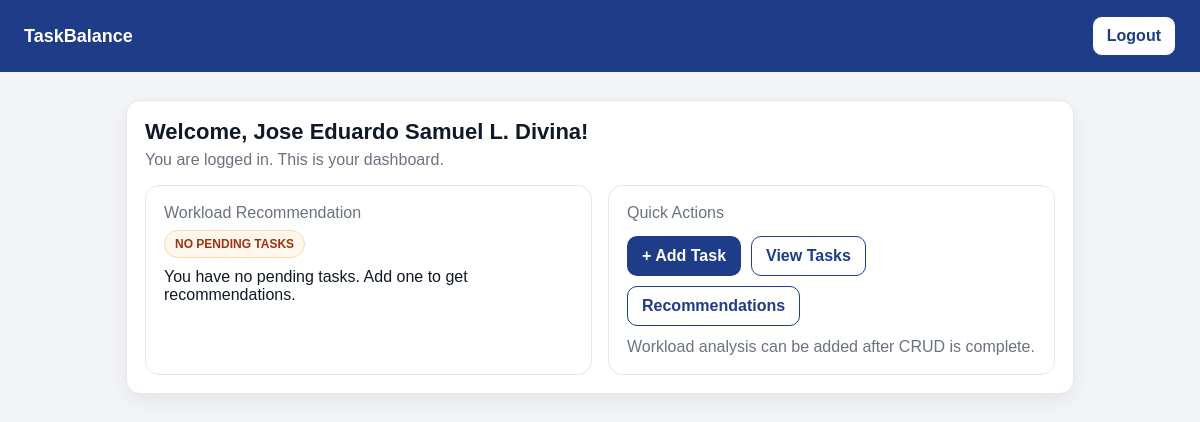
The page /dashboard.php (signed in) on the database as committed earlier.
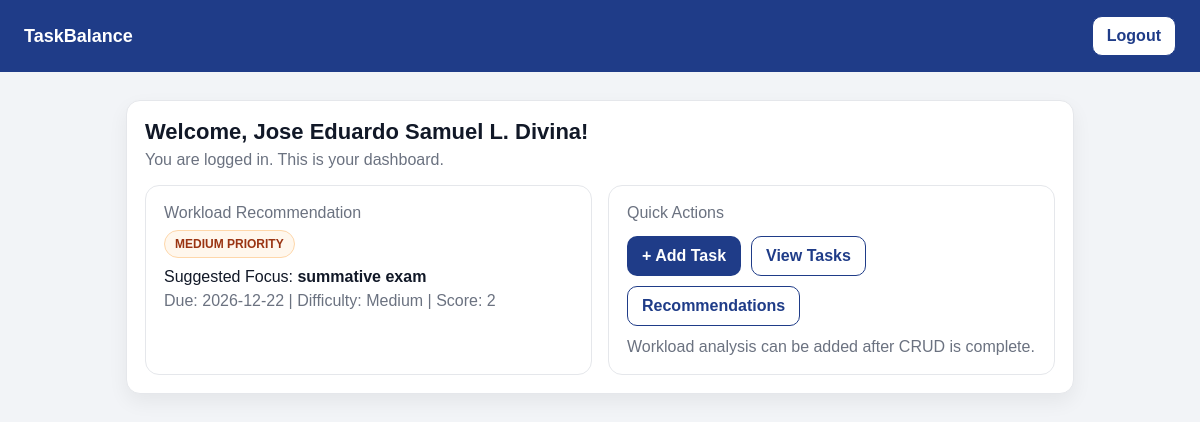
The same page on the database as committed later.
### tables this page shows
CREATE TABLE `tasks` (
  `task_id` int(11) NOT NULL,
  `user_id` int(11) NOT NULL,
  `title` varchar(200) NOT NULL,
  `description` text DEFAULT NULL,
  `due_date` date DEFAULT NULL,
  `priority` enum('Low','Medium','High') DEFAULT 'Medium',
  `difficulty` enum('Easy','Medium','Hard') DEFAULT 'Medium',
  `estimated_hours` int(11) DEFAULT 1,
  `status` enum('Pending','In Progress','Completed') DEFAULT 'Pending',
  `workload_score` int(11) DEFAULT 0,
  `created_at` timestamp NOT NULL DEFAULT current_timestamp(),
  `updated_at` timestamp NOT NULL DEFAULT current_timestamp() ON UPDATE current_timestamp()
);

### dashboard.php (the view, shortened to what this page needs)
<?php
require "config.php";
$full_name = $_SESSION["full_name"];
$user_id = $_SESSION["user_id"];
$stmt = $conn->prepare("
  SELECT title, due_date, priority, difficulty, workload_score
  FROM tasks
  WHERE user_id = ? AND status != 'Completed'
  ORDER BY workload_score DESC, due_date ASC
  LIMIT 1
");
$stmt->bind_param("i", $user_id);
$stmt->execute();
$topTask = $stmt->get_result()->fetch_assoc();
?>
<!doctype html>
<html>
<head>
  <link rel="stylesheet" href="style.css">
</head>
<body>
  <div class="nav">
    <div class="brand">TaskBalance</div>
    <a class="btn btn-outline" href="logout.php">Logout</a>
  </div>
  <div class="container">
    <div class="card">
      <h1>Welcome, <?php echo htmlspecialchars($full_name); ?>!</h1>
      <p class="muted">You are logged in. This is your dashboard.</p>
      <div class="row">
        <div class="card" style="box-shadow:none;">
          <p class="muted" style="margin-bottom:8px;">Workload Recommendation</p>
          <?php if ($topTask): ?>
            <span class="badge">
              <?php echo htmlspecialchars(strtoupper($topTask["priority"])); ?> PRIORITY
            </span>
            <p style="margin-top:10px; margin-bottom:0;">
              Suggested Focus:
              <strong><?php echo htmlspecialchars($topTask["title"]); ?></strong>
            </p>
            <p class="muted" style="margin-top:6px;">
              Due: <?php echo htmlspecialchars($topTask["due_date"]); ?> |
              Difficulty: <?php echo htmlspecialchars($topTask["difficulty"]); ?> |
              Score: <?php echo (int)$topTask["workload_score"]; ?>
            </p>
          <?php else: ?>
            <span class="badge">NO PENDING TASKS</span>
            <p style="margin-top:10px; margin-bottom:0;">
              You have no pending tasks. Add one to get recommendations.
            </p>
          <?php endif; ?>
        </div>
        <div class="card" style="box-shadow:none;">
          <p class="muted" style="margin-bottom:8px;">Quick Actions</p>
          <div class="actions">
            <a class="btn btn-primary" href="add_task.php">+ Add Task</a>
            <a class="btn btn-outline" href="view_tasks.php">View Tasks</a>
            <a class="btn btn-outline" href="recommendations.php">Recommendations</a>
          </div>
          <p class="muted" style="margin-top:12px;">
            Workload analysis can be added after CRUD is complete.
          </p>
        </div>
      </div>
    </div>
  </div>
</body>
</html>

Rows that differ between the two databases and show on the page:
added tasks: priority "MEDIUM", title "summative exam", due_date "2026-12-22", difficulty "Medium", workload_score "2"
Other text that changed with them:
text no longer shown: "NO PENDING TASKS You have no pending tasks. Add one to get recommendations."
text now shown: "PRIORITY Suggested Focus: Due: | Difficulty: | Score:"
